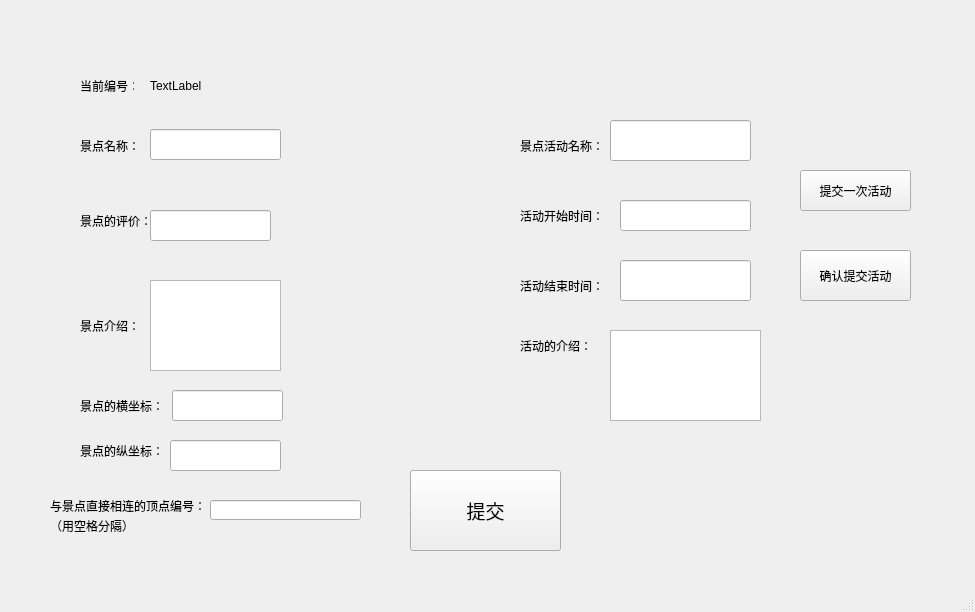
<?xml version="1.0" encoding="UTF-8"?>
<ui version="4.0">
 <class>inView</class>
 <widget class="QMainWindow" name="inView">
  <property name="geometry">
   <rect>
    <x>0</x>
    <y>0</y>
    <width>975</width>
    <height>612</height>
   </rect>
  </property>
  <property name="windowTitle">
   <string>MainWindow</string>
  </property>
  <widget class="QWidget" name="centralwidget">
   <widget class="QLabel" name="label">
    <property name="geometry">
     <rect>
      <x>80</x>
      <y>130</y>
      <width>71</width>
      <height>31</height>
     </rect>
    </property>
    <property name="text">
     <string>景点名称：</string>
    </property>
   </widget>
   <widget class="QLineEdit" name="view_name">
    <property name="geometry">
     <rect>
      <x>150</x>
      <y>129</y>
      <width>131</width>
      <height>31</height>
     </rect>
    </property>
   </widget>
   <widget class="QLabel" name="label_2">
    <property name="geometry">
     <rect>
      <x>80</x>
      <y>310</y>
      <width>71</width>
      <height>31</height>
     </rect>
    </property>
    <property name="text">
     <string>景点介绍：</string>
    </property>
   </widget>
   <widget class="QTextEdit" name="view_info">
    <property name="geometry">
     <rect>
      <x>150</x>
      <y>280</y>
      <width>131</width>
      <height>91</height>
     </rect>
    </property>
   </widget>
   <widget class="QLabel" name="label_3">
    <property name="geometry">
     <rect>
      <x>80</x>
      <y>200</y>
      <width>81</width>
      <height>41</height>
     </rect>
    </property>
    <property name="text">
     <string>景点的评价：</string>
    </property>
   </widget>
   <widget class="QLineEdit" name="view_comm">
    <property name="geometry">
     <rect>
      <x>150</x>
      <y>210</y>
      <width>121</width>
      <height>31</height>
     </rect>
    </property>
   </widget>
   <widget class="QLabel" name="label_4">
    <property name="geometry">
     <rect>
      <x>520</x>
      <y>130</y>
      <width>81</width>
      <height>31</height>
     </rect>
    </property>
    <property name="text">
     <string>景点活动名称：</string>
    </property>
   </widget>
   <widget class="QLineEdit" name="view_act_name">
    <property name="geometry">
     <rect>
      <x>610</x>
      <y>120</y>
      <width>141</width>
      <height>41</height>
     </rect>
    </property>
   </widget>
   <widget class="QLabel" name="label_5">
    <property name="geometry">
     <rect>
      <x>520</x>
      <y>190</y>
      <width>101</width>
      <height>51</height>
     </rect>
    </property>
    <property name="text">
     <string>活动开始时间：</string>
    </property>
   </widget>
   <widget class="QLineEdit" name="view_act_start">
    <property name="geometry">
     <rect>
      <x>620</x>
      <y>200</y>
      <width>131</width>
      <height>31</height>
     </rect>
    </property>
   </widget>
   <widget class="QLabel" name="label_6">
    <property name="geometry">
     <rect>
      <x>520</x>
      <y>270</y>
      <width>91</width>
      <height>31</height>
     </rect>
    </property>
    <property name="text">
     <string>活动结束时间：</string>
    </property>
   </widget>
   <widget class="QLineEdit" name="view_act_end">
    <property name="geometry">
     <rect>
      <x>620</x>
      <y>260</y>
      <width>131</width>
      <height>41</height>
     </rect>
    </property>
   </widget>
   <widget class="QLabel" name="label_7">
    <property name="geometry">
     <rect>
      <x>520</x>
      <y>330</y>
      <width>91</width>
      <height>31</height>
     </rect>
    </property>
    <property name="text">
     <string>活动的介绍：</string>
    </property>
   </widget>
   <widget class="QTextEdit" name="view_act_info">
    <property name="geometry">
     <rect>
      <x>610</x>
      <y>330</y>
      <width>151</width>
      <height>91</height>
     </rect>
    </property>
   </widget>
   <widget class="QPushButton" name="submit_one_act">
    <property name="geometry">
     <rect>
      <x>800</x>
      <y>170</y>
      <width>111</width>
      <height>41</height>
     </rect>
    </property>
    <property name="text">
     <string>提交一次活动</string>
    </property>
   </widget>
   <widget class="QPushButton" name="submit_the_act">
    <property name="geometry">
     <rect>
      <x>800</x>
      <y>250</y>
      <width>111</width>
      <height>51</height>
     </rect>
    </property>
    <property name="text">
     <string>确认提交活动</string>
    </property>
   </widget>
   <widget class="QLabel" name="label_8">
    <property name="geometry">
     <rect>
      <x>80</x>
      <y>390</y>
      <width>91</width>
      <height>31</height>
     </rect>
    </property>
    <property name="text">
     <string>景点的横坐标：</string>
    </property>
   </widget>
   <widget class="QLineEdit" name="view_x">
    <property name="geometry">
     <rect>
      <x>172</x>
      <y>390</y>
      <width>111</width>
      <height>31</height>
     </rect>
    </property>
   </widget>
   <widget class="QLabel" name="label_9">
    <property name="geometry">
     <rect>
      <x>80</x>
      <y>480</y>
      <width>54</width>
      <height>12</height>
     </rect>
    </property>
    <property name="text">
     <string/>
    </property>
   </widget>
   <widget class="QLabel" name="label_10">
    <property name="geometry">
     <rect>
      <x>80</x>
      <y>440</y>
      <width>81</width>
      <height>21</height>
     </rect>
    </property>
    <property name="text">
     <string>景点的纵坐标：</string>
    </property>
   </widget>
   <widget class="QLineEdit" name="view_y">
    <property name="geometry">
     <rect>
      <x>170</x>
      <y>440</y>
      <width>111</width>
      <height>31</height>
     </rect>
    </property>
   </widget>
   <widget class="QLabel" name="label_11">
    <property name="geometry">
     <rect>
      <x>50</x>
      <y>490</y>
      <width>161</width>
      <height>31</height>
     </rect>
    </property>
    <property name="text">
     <string>与景点直接相连的顶点编号：</string>
    </property>
   </widget>
   <widget class="QLineEdit" name="lineEdit">
    <property name="geometry">
     <rect>
      <x>210</x>
      <y>500</y>
      <width>151</width>
      <height>20</height>
     </rect>
    </property>
   </widget>
   <widget class="QLabel" name="label_12">
    <property name="geometry">
     <rect>
      <x>50</x>
      <y>510</y>
      <width>141</width>
      <height>31</height>
     </rect>
    </property>
    <property name="text">
     <string>（用空格分隔）</string>
    </property>
   </widget>
   <widget class="QPushButton" name="submint_view">
    <property name="geometry">
     <rect>
      <x>410</x>
      <y>470</y>
      <width>151</width>
      <height>81</height>
     </rect>
    </property>
    <property name="font">
     <font>
      <family>Arial</family>
      <pointsize>14</pointsize>
     </font>
    </property>
    <property name="text">
     <string>提交</string>
    </property>
   </widget>
   <widget class="QLabel" name="label_13">
    <property name="geometry">
     <rect>
      <x>80</x>
      <y>80</y>
      <width>54</width>
      <height>12</height>
     </rect>
    </property>
    <property name="text">
     <string>当前编号：</string>
    </property>
   </widget>
   <widget class="QLabel" name="label_14">
    <property name="geometry">
     <rect>
      <x>150</x>
      <y>80</y>
      <width>54</width>
      <height>12</height>
     </rect>
    </property>
    <property name="text">
     <string>TextLabel</string>
    </property>
   </widget>
  </widget>
  <widget class="QMenuBar" name="menubar">
   <property name="geometry">
    <rect>
     <x>0</x>
     <y>0</y>
     <width>975</width>
     <height>23</height>
    </rect>
   </property>
  </widget>
  <widget class="QStatusBar" name="statusbar"/>
 </widget>
 <resources/>
 <connections/>
</ui>
